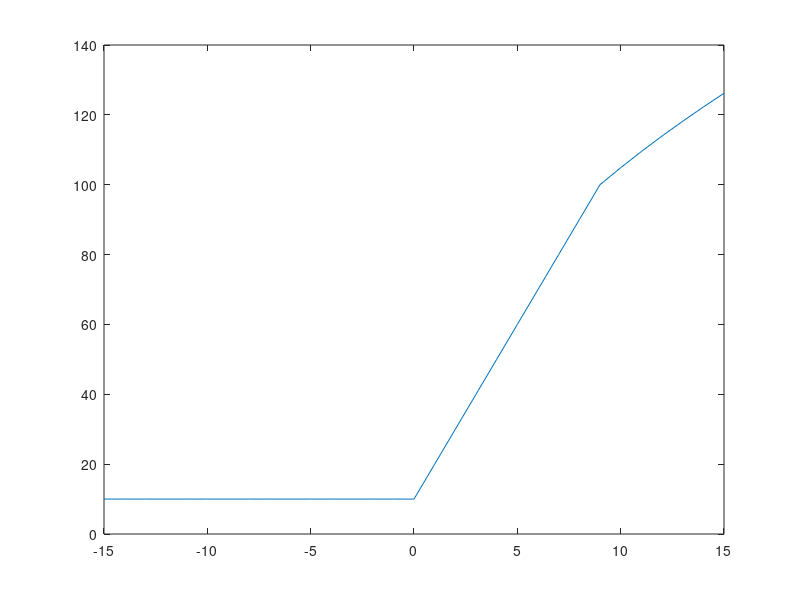

Write the MATLAB code that produced this figure.
x=[-15:15]

for i=1:length(x)
    

if x(i)>=9
    
    y(i)=15*sqrt(4*x(i))+10
elseif x(i)>=0
        y(i)=10*x(i)+10
    else y(i)=10
    
end
end

x
y

plot(x,y)


